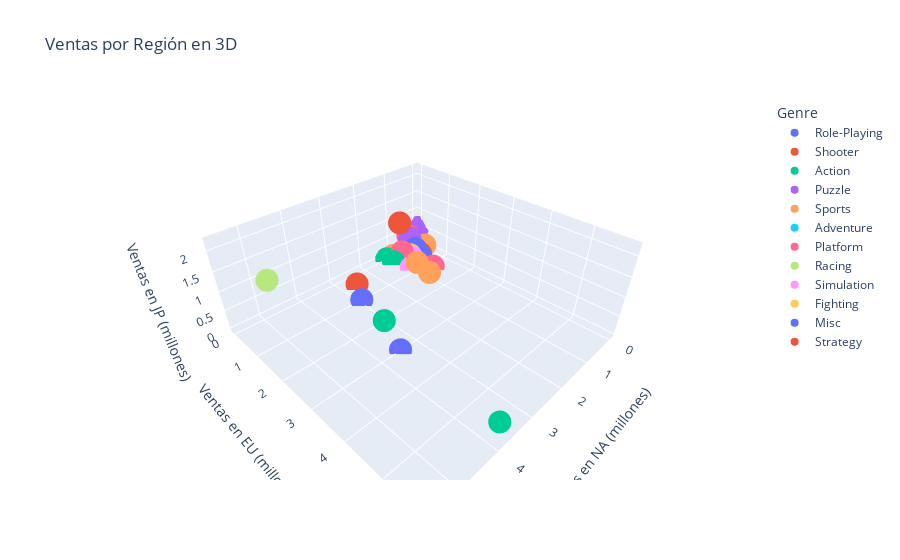

Notebook cell for this chart:
### Markdown cell above
---
## 5. Análisis Multivariable

### 5.1 Scatter Plot 3D - Año, Ventas y Género

### Code cell
# Muestra de datos para mejor visualización 3D
df_clean_sample = df_clean.sample(200)
df_clean_sample

# Gráfico 3D
fig = px.scatter_3d(df_clean_sample, x='NA_Sales', y='EU_Sales', z='JP_Sales', color='Genre',
                    title='Ventas por Región en 3D',
                    labels={'NA_Sales': 'Ventas en NA (millones)', 'EU_Sales': 'Ventas en EU (millones)', 'JP_Sales': 'Ventas en JP (millones)'})
fig.show()

### Figure 1 — Plotly figure (JSON) as saved in the notebook; plotly's stock layout.template omitted (floating-point values rounded to 4 significant figures)
{"data": [{"hovertemplate": "Genre=Role-Playing<br>Ventas en NA (millones)=%{x}<br>Ventas en EU (millones)=%{y}<br>Ventas en JP (millones)=%{z}<extra></extra>", "legendgroup": "Role-Playing", "marker": {"color": "#636efa", "symbol": "circle"}, "mode": "markers", "name": "Role-Playing", "scene": "scene", "showlegend": true, "type": "scatter3d", "x": [0.0, 0.42, 0.06, 0.0, 0.03, 0.25, 0.0, 0.12, 0.01, 0.0, 0.52, 0.37, 0.0, 0.0, 0.08, 0.0, 0.0, 0.5, 0.06], "y": [0.0, 0.24, 0.02, 0.02, 0.0, 0.17, 0.0, 0.09, 0.02, 0.0, 0.43, 0.01, 0.0, 0.0, 0.06, 0.0, 0.0, 0.63, 0.03], "z": [0.06, 0.07, 0.0, 0.0, 0.12, 0.0, 0.09, 0.0, 0.03, 0.11, 0.18, 0.0, 0.09, 0.27, 0.15, 0.09, 0.02, 0.0, 0.07]}, {"hovertemplate": "Genre=Shooter<br>Ventas en NA (millones)=%{x}<br>Ventas en EU (millones)=%{y}<br>Ventas en JP (millones)=%{z}<extra></extra>", "legendgroup": "Shooter", "marker": {"color": "#EF553B", "symbol": "circle"}, "mode": "markers", "name": "Shooter", "scene": "scene", "showlegend": true, "type": "scatter3d", "x": [0.03, 2.66, 0.0, 0.0, 0.0, 0.06, 0.0, 0.0, 0.01, 0.12, 0.47, 0.13, 0.11, 0.07, 0.05, 0.02], "y": [0.04, 0.5, 0.03, 0.0, 0.0, 0.05, 0.02, 0.0, 0.05, 0.02, 0.59, 0.14, 0.01, 0.07, 0.04, 0.01], "z": [0.0, 0.05, 0.0, 0.1, 0.01, 0.0, 0.0, 0.03, 0.0, 0.0, 0.06, 0.0, 0.0, 0.0, 0.0, 0.0]}, {"hovertemplate": "Genre=Action<br>Ventas en NA (millones)=%{x}<br>Ventas en EU (millones)=%{y}<br>Ventas en JP (millones)=%{z}<extra></extra>", "legendgroup": "Action", "marker": {"color": "#00cc96", "symbol": "circle"}, "mode": "markers", "name": "Action", "scene": "scene", "showlegend": true, "type": "scatter3d", "x": [0.05, 0.05, 0.0, 0.15, 0.05, 0.08, 0.06, 0.09, 0.09, 0.37, 0.17, 0.02, 0.0, 0.1, 0.0, 0.33, 0.11, 0.33, 0.22, 0.25, 1.23, 0.16, 0.11, 3.27, 0.31, 3.8, 0.06, 0.03, 0.62, 0.28, 0.2, 1.26, 0.04, 0.11, 0.37, 0.13], "y": [0.04, 0.0, 0.02, 0.01, 0.0, 0.03, 0.05, 0.1, 0.16, 0.39, 0.09, 0.01, 0.0, 0.01, 0.0, 0.22, 0.02, 0.1, 0.17, 0.07, 0.3, 0.07, 0.09, 2.25, 0.19, 5.81, 0.0, 0.04, 0.49, 0.17, 0.15, 0.05, 0.03, 0.09, 0.25, 0.12], "z": [0.0, 0.0, 0.0, 0.0, 0.0, 0.0, 0.0, 0.0, 0.02, 0.0, 0.0, 0.0, 0.06, 0.0, 0.06, 0.0, 0.05, 0.0, 0.0, 0.0, 0.0, 0.0, 0.0, 0.21, 0.02, 0.36, 0.0, 0.0, 0.0, 0.0, 0.0, 0.0, 0.0, 0.0, 0.0, 0.0]}, {"hovertemplate": "Genre=Puzzle<br>Ventas en NA (millones)=%{x}<br>Ventas en EU (millones)=%{y}<br>Ventas en JP (millones)=%{z}<extra></extra>", "legendgroup": "Puzzle", "marker": {"color": "#ab63fa", "symbol": "circle"}, "mode": "markers", "name": "Puzzle", "scene": "scene", "showlegend": true, "type": "scatter3d", "x": [0.0, 0.06, 0.51, 0.06, 0.0, 0.1, 0.02, 0.07, 0.06], "y": [0.0, 0.0, 0.2, 0.0, 0.0, 0.01, 0.01, 0.11, 0.0], "z": [0.15, 0.0, 0.41, 0.0, 0.49, 0.0, 0.0, 0.0, 0.0]}, {"hovertemplate": "Genre=Sports<br>Ventas en NA (millones)=%{x}<br>Ventas en EU (millones)=%{y}<br>Ventas en JP (millones)=%{z}<extra></extra>", "legendgroup": "Sports", "marker": {"color": "#FFA15A", "symbol": "circle"}, "mode": "markers", "name": "Sports", "scene": "scene", "showlegend": true, "type": "scatter3d", "x": [1.22, 0.0, 0.0, 0.33, 0.08, 1.02, 0.08, 0.16, 0.0, 0.0, 0.03, 0.07, 0.05, 0.0, 0.13, 0.26, 0.0, 0.07, 1.07, 0.4, 0.17, 0.48, 0.0, 0.2, 0.0], "y": [1.66, 0.02, 0.04, 0.09, 0.06, 0.04, 0.02, 0.11, 0.0, 0.0, 0.02, 0.05, 0.01, 0.0, 0.42, 0.2, 0.0, 0.05, 1.06, 0.13, 0.06, 0.33, 0.01, 0.06, 0.25], "z": [0.27, 0.0, 0.0, 0.0, 0.0, 0.0, 0.0, 0.04, 0.24, 0.07, 0.0, 0.0, 0.0, 0.36, 0.13, 0.0, 0.2, 0.0, 0.24, 0.0, 0.0, 0.0, 0.0, 0.0, 0.0]}, {"hovertemplate": "Genre=Adventure<br>Ventas en NA (millones)=%{x}<br>Ventas en EU (millones)=%{y}<br>Ventas en JP (millones)=%{z}<extra></extra>", "legendgroup": "Adventure", "marker": {"color": "#19d3f3", "symbol": "circle"}, "mode": "markers", "name": "Adventure", "scene": "scene", "showlegend": true, "type": "scatter3d", "x": [0.09, 0.57, 0.0, 0.47, 0.76, 0.0, 0.0, 0.0, 0.0, 0.0, 0.09, 0.0, 0.0, 0.0, 0.14, 0.0, 0.1], "y": [0.03, 0.35, 0.0, 0.18, 0.4, 0.0, 0.0, 0.0, 0.0, 0.02, 0.0, 0.0, 0.0, 0.0, 0.0, 0.0, 0.0], "z": [0.0, 0.02, 0.02, 0.0, 0.0, 0.02, 0.03, 0.08, 0.01, 0.0, 0.0, 0.01, 0.05, 0.07, 0.0, 0.03, 0.01]}, {"hovertemplate": "Genre=Platform<br>Ventas en NA (millones)=%{x}<br>Ventas en EU (millones)=%{y}<br>Ventas en JP (millones)=%{z}<extra></extra>", "legendgroup": "Platform", "marker": {"color": "#FF6692", "symbol": "circle"}, "mode": "markers", "name": "Platform", "scene": "scene", "showlegend": true, "type": "scatter3d", "x": [0.45, 0.47, 0.0, 0.02, 0.64, 0.15, 0.57, 0.94, 0.1, 0.18, 0.09, 0.05, 0.17], "y": [0.06, 0.4, 0.04, 0.0, 1.24, 0.13, 0.45, 0.34, 0.0, 0.12, 0.08, 0.02, 0.06], "z": [0.42, 0.13, 0.0, 0.0, 0.01, 0.0, 0.0, 0.21, 0.0, 0.0, 0.06, 0.0, 0.0]}, {"hovertemplate": "Genre=Racing<br>Ventas en NA (millones)=%{x}<br>Ventas en EU (millones)=%{y}<br>Ventas en JP (millones)=%{z}<extra></extra>", "legendgroup": "Racing", "marker": {"color": "#B6E880", "symbol": "circle"}, "mode": "markers", "name": "Racing", "scene": "scene", "showlegend": true, "type": "scatter3d", "x": [0.22, 0.05, 0.0, 0.01, 0.27, 0.07, 0.0, 0.05, 0.06, 0.07, 0.01, 5.55, 0.08, 0.05, 0.09, 0.28, 0.09, 0.15], "y": [0.17, 0.04, 0.06, 0.01, 0.21, 0.23, 0.0, 0.03, 0.09, 0.02, 0.0, 1.94, 0.06, 0.02, 0.07, 0.17, 0.03, 0.04], "z": [0.0, 0.0, 0.0, 0.0, 0.0, 0.01, 0.03, 0.0, 0.0, 0.0, 0.0, 2.23, 0.0, 0.0, 0.0, 0.0, 0.0, 0.0]}, {"hovertemplate": "Genre=Simulation<br>Ventas en NA (millones)=%{x}<br>Ventas en EU (millones)=%{y}<br>Ventas en JP (millones)=%{z}<extra></extra>", "legendgroup": "Simulation", "marker": {"color": "#FF97FF", "symbol": "circle"}, "mode": "markers", "name": "Simulation", "scene": "scene", "showlegend": true, "type": "scatter3d", "x": [0.07, 0.22, 0.2, 0.07, 0.51, 0.0, 0.0, 1.09, 0.71], "y": [0.06, 0.02, 0.0, 0.06, 0.4, 0.02, 0.0, 0.85, 0.48], "z": [0.0, 0.0, 0.0, 0.16, 0.0, 0.0, 0.12, 0.0, 0.0]}, {"hovertemplate": "Genre=Fighting<br>Ventas en NA (millones)=%{x}<br>Ventas en EU (millones)=%{y}<br>Ventas en JP (millones)=%{z}<extra></extra>", "legendgroup": "Fighting", "marker": {"color": "#FECB52", "symbol": "circle"}, "mode": "markers", "name": "Fighting", "scene": "scene", "showlegend": true, "type": "scatter3d", "x": [0.29, 0.1, 0.3, 0.36, 0.71, 0.0, 0.0, 0.0, 0.1, 0.0], "y": [0.2, 0.08, 0.23, 0.01, 0.42, 0.0, 0.0, 0.0, 0.0, 0.0], "z": [0.0, 0.0, 0.0, 0.0, 0.05, 0.06, 0.23, 0.28, 0.0, 0.01]}, {"hovertemplate": "Genre=Misc<br>Ventas en NA (millones)=%{x}<br>Ventas en EU (millones)=%{y}<br>Ventas en JP (millones)=%{z}<extra></extra>", "legendgroup": "Misc", "marker": {"color": "#636efa", "symbol": "circle"}, "mode": "markers", "name": "Misc", "scene": "scene", "showlegend": true, "type": "scatter3d", "x": [0.19, 3.0, 0.0, 0.15, 0.11, 0.13, 0.09, 0.19, 0.06, 0.28, 0.24, 0.07, 0.07, 3.51, 0.0, 0.29, 0.0, 0.0, 0.06], "y": [0.01, 1.11, 0.0, 0.0, 0.0, 0.08, 0.04, 0.0, 0.06, 0.1, 0.09, 0.0, 0.0, 3.03, 0.0, 0.08, 0.0, 0.0, 0.04], "z": [0.0, 0.05, 0.02, 0.0, 0.0, 0.15, 0.0, 0.0, 0.11, 0.0, 0.0, 0.0, 0.0, 0.0, 0.08, 0.0, 0.01, 0.03, 0.0]}, {"hovertemplate": "Genre=Strategy<br>Ventas en NA (millones)=%{x}<br>Ventas en EU (millones)=%{y}<br>Ventas en JP (millones)=%{z}<extra></extra>", "legendgroup": "Strategy", "marker": {"color": "#EF553B", "symbol": "circle"}, "mode": "markers", "name": "Strategy", "scene": "scene", "showlegend": true, "type": "scatter3d", "x": [1.02, 0.3, 0.0, 0.0, 0.0, 0.1, 0.01, 0.0, 0.06], "y": [0.36, 0.03, 0.0, 0.01, 0.0, 0.03, 0.0, 0.0, 0.04], "z": [1.13, 0.04, 0.03, 0.0, 0.05, 0.0, 0.0, 0.29, 0.0]}], "layout": {"legend": {"title": {"text": "Genre"}, "tracegroupgap": 0}, "scene": {"domain": {"x": [0, 1], "y": [0, 1]}, "xaxis": {"title": {"text": "Ventas en NA (millones)"}}, "yaxis": {"title": {"text": "Ventas en EU (millones)"}}, "zaxis": {"title": {"text": "Ventas en JP (millones)"}}}, "title": {"text": "Ventas por Región en 3D"}}}
